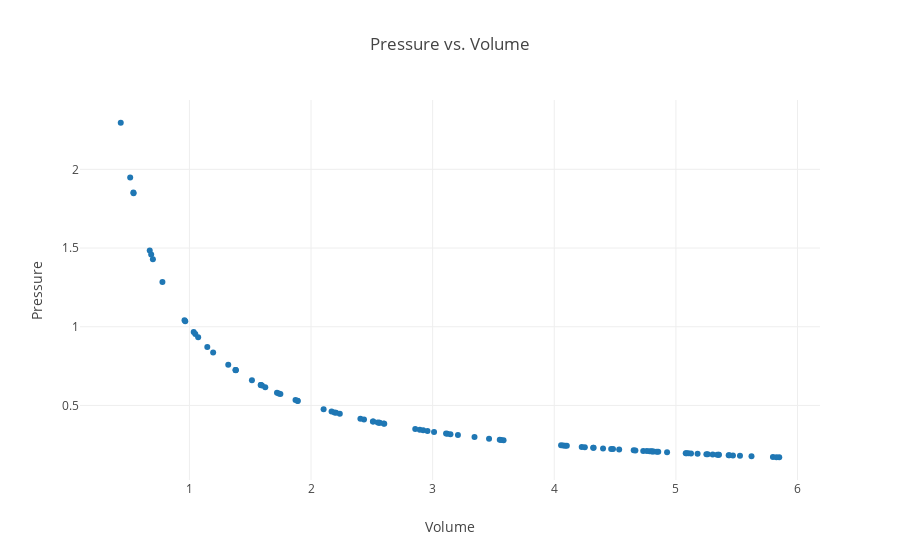

The notebook cell this image was saved under:
### Code cell
# Imports.
import plotly.offline as py
from plotly.offline import init_notebook_mode, iplot
import plotly.graph_objs as go
import numpy as np

# Initialize plotly for Jupyter notebooks.
init_notebook_mode(connected=True)

# Initialize data sets.
gx = []
gy = []

# Constant multiple in Boyle's Law.
k = 1

# Boyle's Law is technically PV = k, where k is constant for that specific system, (It varies between systems.)
# and P1V1 = P2V2 is only a result of this relationship. Students do not learn this however.
# For simplicity k is set to 1.

# Randomly generate data based on user defined volume and number of trials.
for i in range(0, N):
    temp = np.random.random_sample() * volume
    
    # Prevent large outliers. The limit is arbitrary, it is just so the graph looks nice.
    limit = np.random.random_sample() + 1
    while(k/temp > volume/limit):
        temp = np.random.random_sample() * volume
    
    gx.append(temp)
    gy.append(k/temp)
    

# Create a trace.
trace = go.Scatter(
    x = gx,
    y = gy,
    mode = 'markers'
)

# Label the graph.
templayout = go.Layout(
    title = 'Pressure vs. Volume',
    xaxis = dict(title='Volume'),
    yaxis = dict(title='Pressure')
)

# Plot graph
tempdata = [trace]
fig = go.Figure(data = tempdata, layout = templayout)
py.iplot(fig, filename='basic-scatter')

### Figure 1 — Plotly figure (JSON) as saved in the notebook; plotly's stock layout.template omitted (floating-point values rounded to 4 significant figures)
{"data": [{"mode": "markers", "type": "scatter", "x": [2.564, 2.206, 5.302, 2.436, 5.439, 0.5132, 3.012, 2.922, 2.511, 5.434, 2.237, 4.799, 4.32, 5.102, 0.6738, 1.873, 1.382, 4.073, 2.509, 0.9661, 4.927, 5.798, 4.731, 2.597, 1.587, 5.261, 5.85, 1.735, 1.072, 4.653, 4.089, 5.124, 2.857, 4.103, 1.889, 2.895, 2.193, 0.6998, 4.855, 4.056, 2.406, 3.208, 3.563, 4.483, 1.597, 5.35, 3.583, 4.468, 1.38, 0.4355, 2.561, 1.035, 1.514, 2.958, 4.805, 1.72, 5.339, 5.251, 1.624, 2.169, 0.5411, 1.38, 0.96, 3.552, 5.469, 1.195, 4.401, 4.784, 3.464, 4.324, 1.587, 1.891, 0.5395, 1.147, 5.622, 4.761, 1.048, 4.226, 4.817, 3.11, 4.667, 2.103, 3.12, 2.548, 2.602, 5.178, 3.344, 0.6858, 5.081, 4.842, 3.146, 5.087, 5.827, 0.7782, 1.748, 5.354, 5.527, 4.251, 4.533, 1.319], "y": [0.3901, 0.4533, 0.1886, 0.4106, 0.1839, 1.949, 0.3321, 0.3422, 0.3982, 0.184, 0.4471, 0.2084, 0.2315, 0.196, 1.484, 0.534, 0.7238, 0.2455, 0.3986, 1.035, 0.2029, 0.1725, 0.2114, 0.385, 0.6303, 0.1901, 0.1709, 0.5765, 0.9327, 0.2149, 0.2446, 0.1952, 0.35, 0.2437, 0.5293, 0.3455, 0.456, 1.429, 0.206, 0.2466, 0.4156, 0.3117, 0.2807, 0.2231, 0.6264, 0.1869, 0.2791, 0.2238, 0.7246, 2.296, 0.3905, 0.9659, 0.6605, 0.3381, 0.2081, 0.5814, 0.1873, 0.1905, 0.6158, 0.4611, 1.848, 0.7248, 1.042, 0.2815, 0.1828, 0.8366, 0.2272, 0.209, 0.2887, 0.2313, 0.63, 0.5289, 1.853, 0.8718, 0.1779, 0.21, 0.9538, 0.2367, 0.2076, 0.3215, 0.2143, 0.4754, 0.3205, 0.3924, 0.3843, 0.1931, 0.299, 1.458, 0.1968, 0.2065, 0.3178, 0.1966, 0.1716, 1.285, 0.572, 0.1868, 0.1809, 0.2352, 0.2206, 0.7579]}], "layout": {"title": "Pressure vs. Volume", "xaxis": {"title": "Volume"}, "yaxis": {"title": "Pressure"}}}
